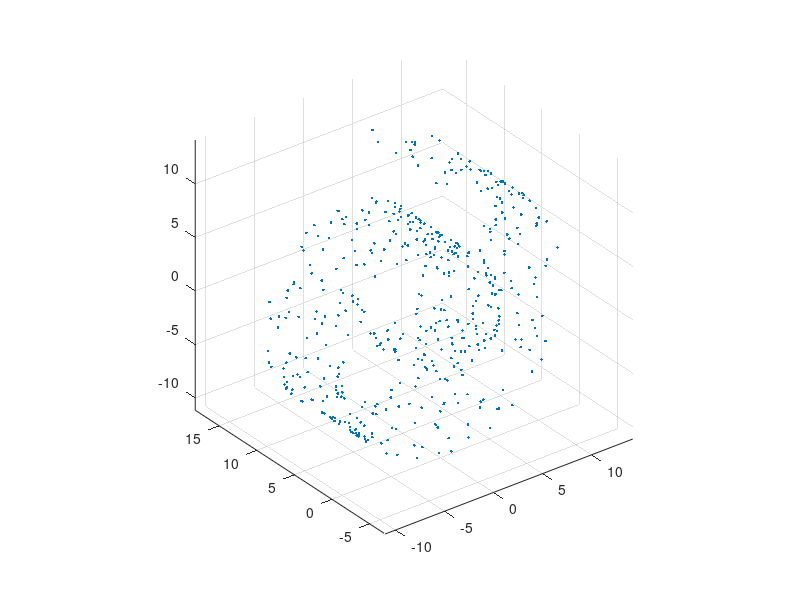

This figure's MATLAB source:
N = 500;
noise = 0.05;
t = 3*pi/2 * (1 + 2*rand(N,1));
h = 11 * rand(N,1);
X = [t.*cos(t), h, t.*sin(t)] + noise*randn(N,3);

plot3(X(:,1),X(:,2),X(:,3),'.');
axis equal
grid

save('SR.mat','X');